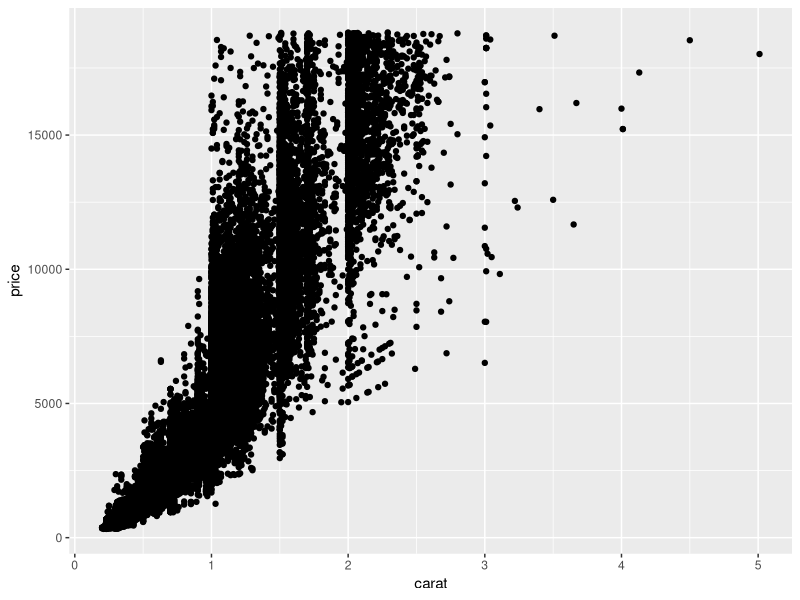
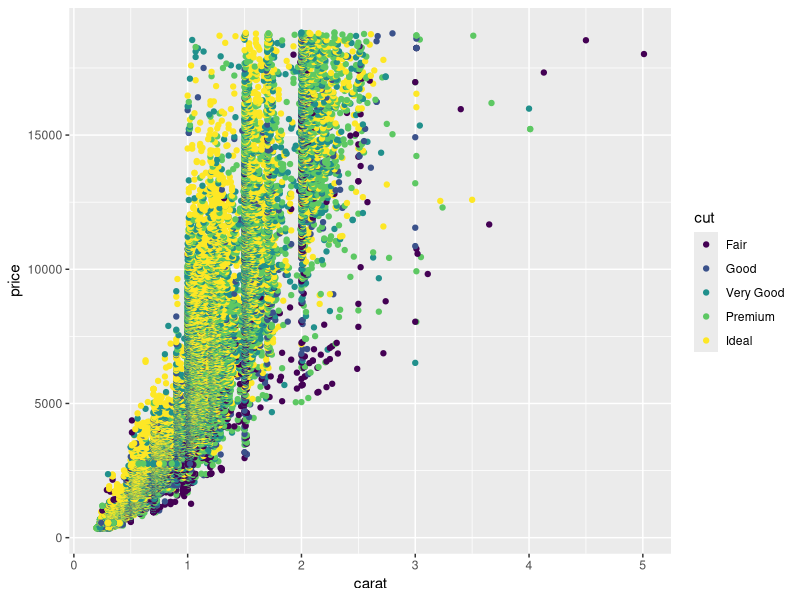
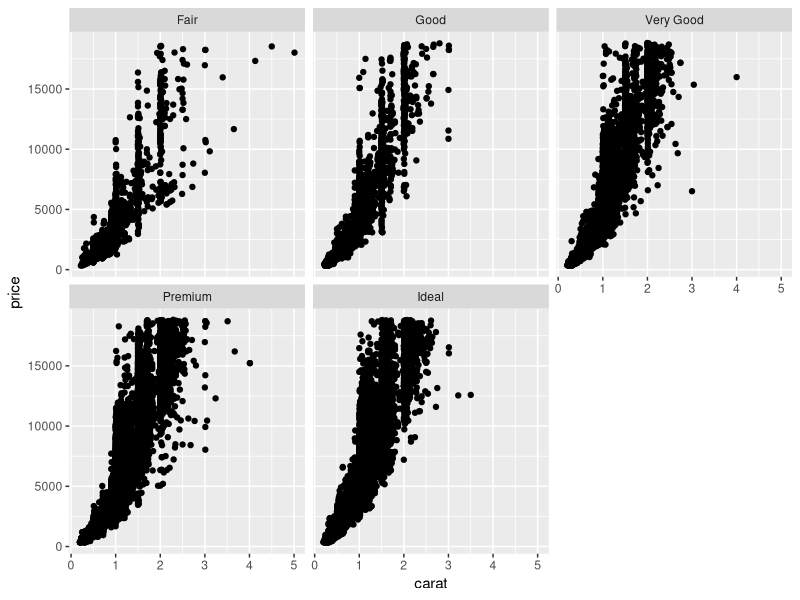
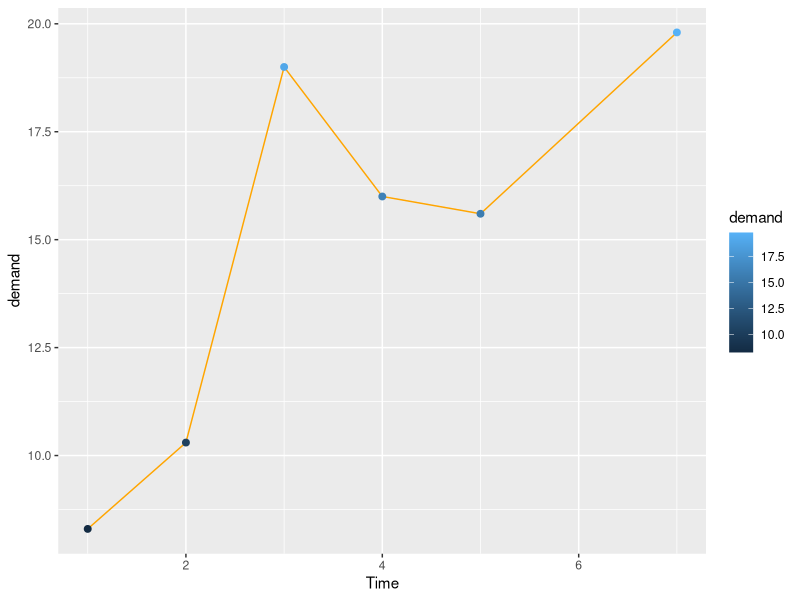
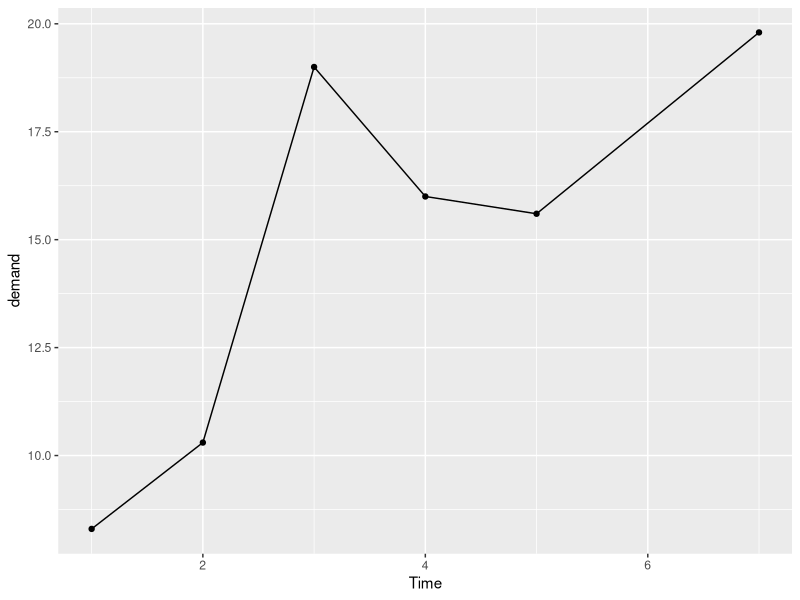
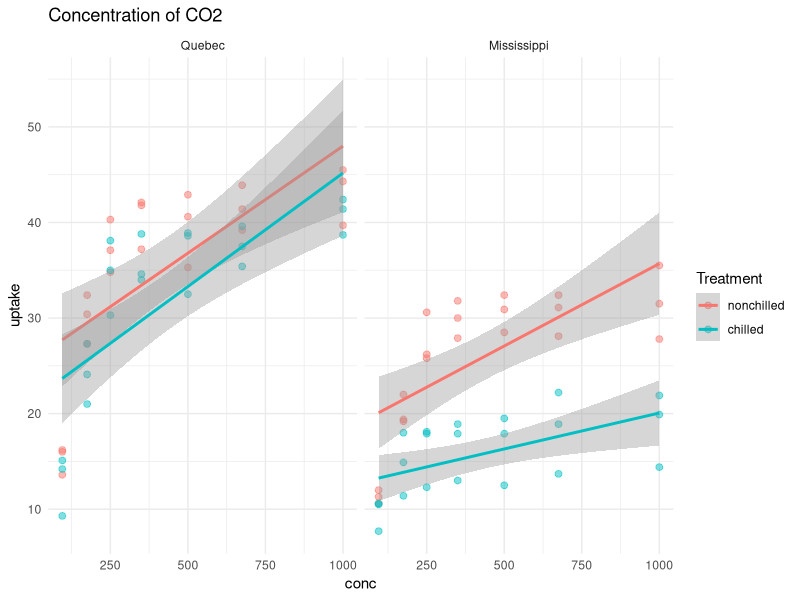
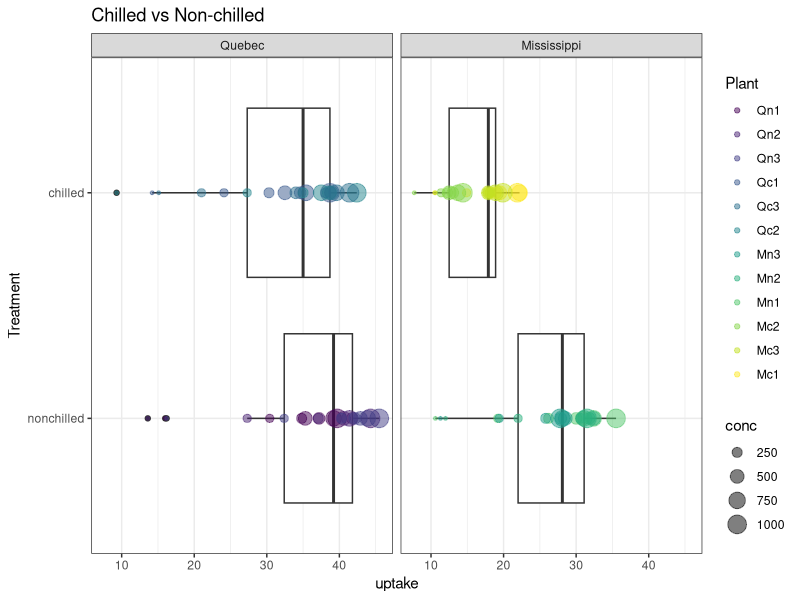
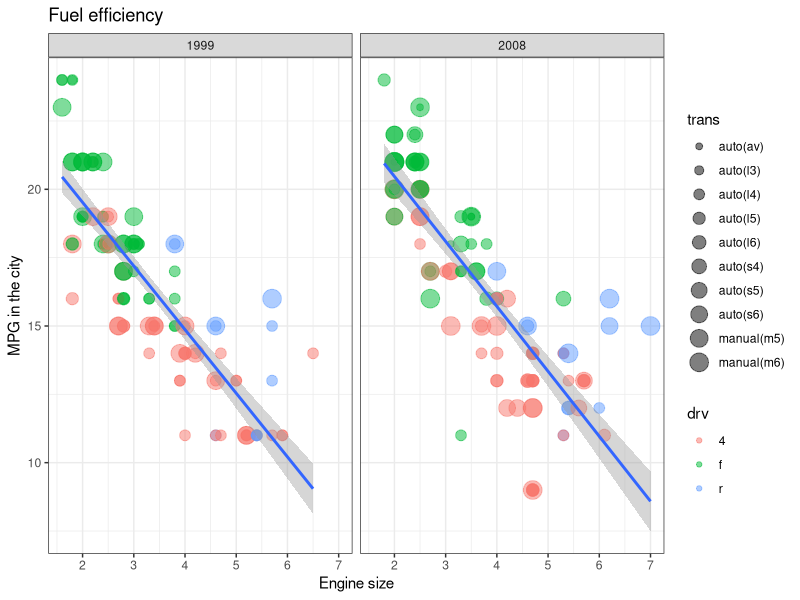

The R source for these figures, in order:
library(tidyverse)

# Viewing data
head(diamonds)
str(diamonds)
glimpse(diamonds)
colnames(diamonds)

# Cleaning data
rename(diamonds, carat_new = carat)
rename(diamonds, carat_new = carat, cut_new = cut)
summarise(diamonds, mean_carat = mean(carat))

ggplot(data = diamonds, aes(x = carat, y = price)) + geom_point()
ggplot(data = diamonds, aes(x = carat, y = price, colour = cut)) + geom_point()
ggplot(data = diamonds, aes(x = carat, y = price)) +
 geom_point() +
 facet_wrap(~cut)


# ggplot2 basics
data()
BOD
?BOD

ggplot(data = BOD, mapping = aes(x = Time, y = demand, colour = demand)) +
 geom_line(colour = "orange") +
 geom_point(size = 2)

ggplot(BOD, aes(Time, demand)) +
 geom_line() +
 geom_point()


view(CO2)
CO2 %>%
 ggplot(aes(x = conc, y = uptake, colour = Treatment)) +
  geom_point(size = 2, alpha = 0.5) +
  geom_smooth(method = lm, se = T) +
  facet_wrap(~Type) +
  labs(title = "Concentration of CO2") +
  theme_minimal()

CO2 %>%
 ggplot(aes(Treatment, uptake)) +
  geom_boxplot() +
  geom_point(alpha = 0.5, aes(size = conc, colour = Plant)) +
  facet_wrap(~Type) +
  coord_flip() +
  labs(title = "Chilled vs Non-chilled") +
  theme_bw()


view(mpg)
colnames(mpg)
mpg %>%
 filter(cty < 25) %>%
 ggplot(aes(displ, cty)) +
  geom_point(aes(colour = drv, size = trans), alpha = 0.5) +
  geom_smooth(method = lm) +
  facet_wrap(~year, nrow = 1) +
  labs(x = "Engine size", y = "MPG in the city", title = "Fuel efficiency") +
  theme_bw()

# manufacturer
# manufacturer name

# model
# model name

# displ
# engine displacement, in litres

# year
# year of manufacture

# cyl
# number of cylinders

# trans
# type of transmission

# drv, f = front-wheel drive, r = rear wheel drive, 4 = 4wd

# cty
# city miles per gallon

# hwy
# highway miles per gallon

# fl
# fuel type

# class
# "type" of car


mpg %>%
 # fuels <- c("p", "r") %>%
 # filter(year == 2008, mpg$fl == "p" & mpg$fl=="r") %>%
 # filter(fl == fuels) %>%
 # filter(mpg$fl == "p" & mpg$fl=="r") %>%
 ggplot(aes(displ, cty)) +
  geom_point(aes(colour = fl, size = displ), alpha = .5) +
  geom_smooth(method = lm) +
  labs(x = "Engine size",
      y = "MPG in the city",
      title = "Fuel efficiency by nof cylinders") +
  facet_wrap(~cyl) +
theme_minimal()

typeof(mpg$fl)







head(diamonds)

ggplot(data = diamonds, aes(x = carat, y = price, color = cut)) + geom_point()

ggplot(data = diamonds, aes(x = carat, y = price)) + geom_point(alpha = 0.3)

colnames(diamonds)

diamonds %>%
 ggplot(aes(carat, price, colour = cut)) +
  geom_boxplot() +
  geom_point(alpha = 0.5) +
  facet_wrap(~cut, nrow = 2, ncol = 5)
